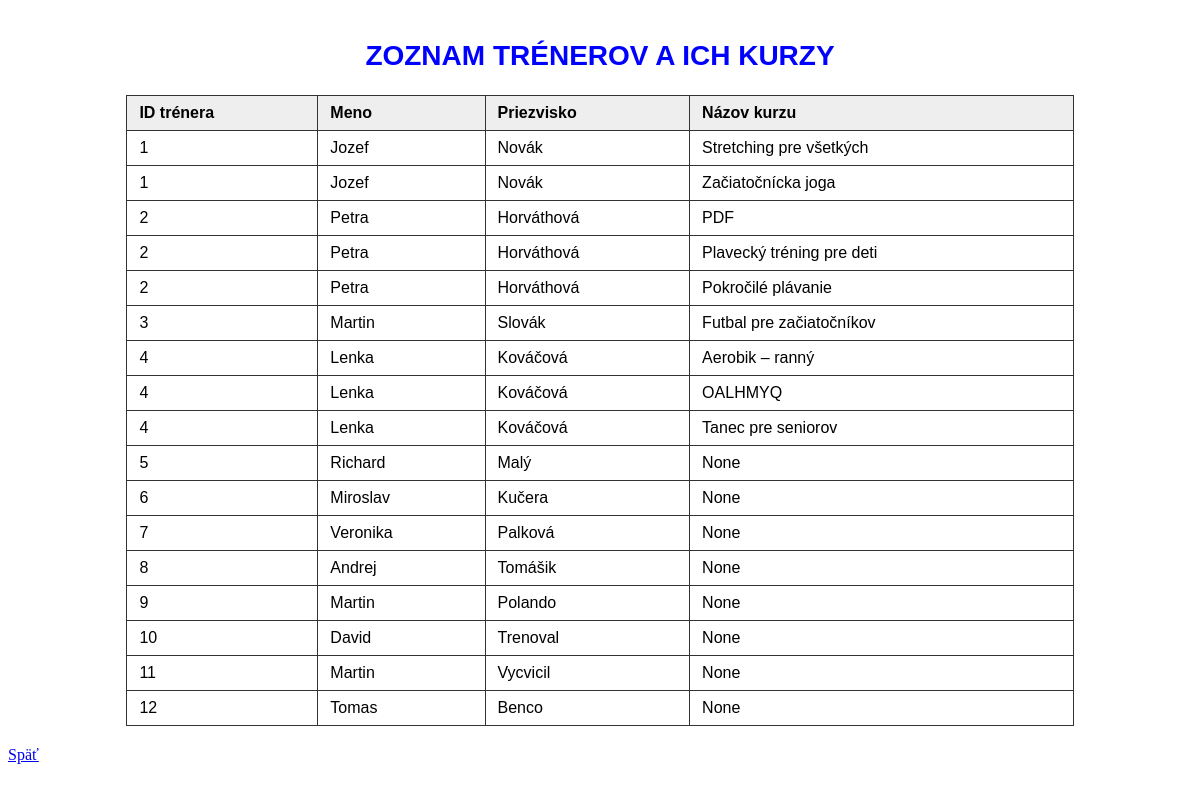
The app's page /treneri-kurzy, older data.
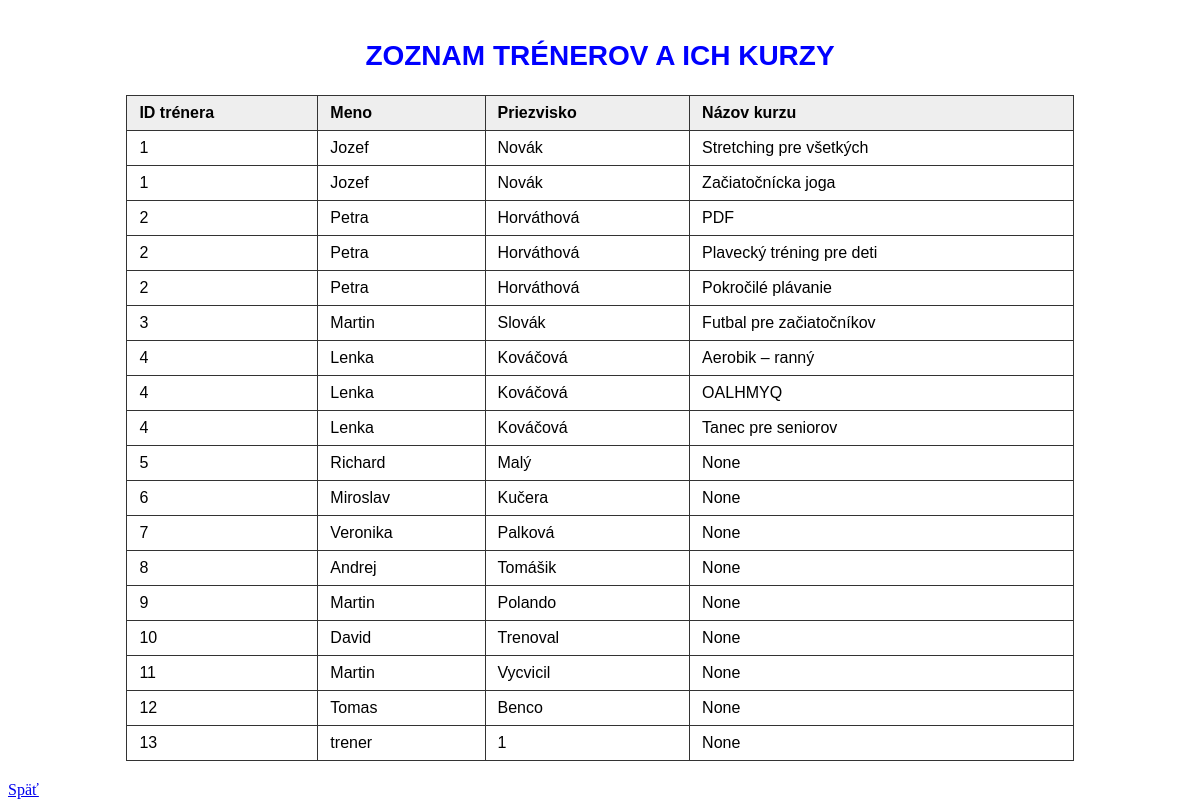
The same page, newer data.
### app.py (models this page shows)
class Kurz(db.Model):
    __tablename__ = "Kurzy"
    ID_kurzu = db.Column(db.Integer, primary_key=True)
    Nazov_kurzu = db.Column(db.String, nullable=False)
    Typ_sportu = db.Column(db.String)
    Max_pocet_ucastnikov = db.Column(db.Integer)
    ID_trenera = db.Column(db.Integer)

### tables this page shows
CREATE TABLE Treneri (
    ID_trenera INTEGER PRIMARY KEY,
    Meno TEXT NOT NULL,
    Priezvisko TEXT NOT NULL,
    Specializacia TEXT,
    Telefon TEXT
, Heslo TEXT);

### app.py (the view)
@app.route('/treneri-kurzy')
def treneri_kurzy():
    kurzy1 = TreneriKurzyView.query.all()
    return render_template("kurzy-treneri.html", kurzy1=kurzy1)

### templates/kurzy-treneri.html (shortened to what this page needs)
<!DOCTYPE html>
<html>
<head>
    <link rel="stylesheet" href="{{url_for('static', filename='main.css') }}">
</head>
<body>
     <h2 style="text-align:center;">Zoznam trénerov a ich kurzy</h2>
    <table>
        <thead>
            <tr>
                <th>ID trénera</th>
                <th>Meno</th>
                <th>Priezvisko</th>
                <th>Názov kurzu</th>
            </tr>
        </thead>
        <tbody>
            {% for trener in kurzy1 %}
            <tr>
                <td>{{ trener.ID_trenera }}</td>
                <td>{{ trener.Meno }}</td>
                <td>{{ trener.Priezvisko }}</td>
                <td>{{ trener.Nazov_kurzu }}</td>
            </tr>
            {% endfor %}
        </tbody>
    </table>
    <a href="/">Späť</a>
</body>
</html>

Row changes from the older to the newer data that the page shows:
added Treneri: ID_trenera "13", Meno "trener", Priezvisko "1", Nazov_kurzu "None"
